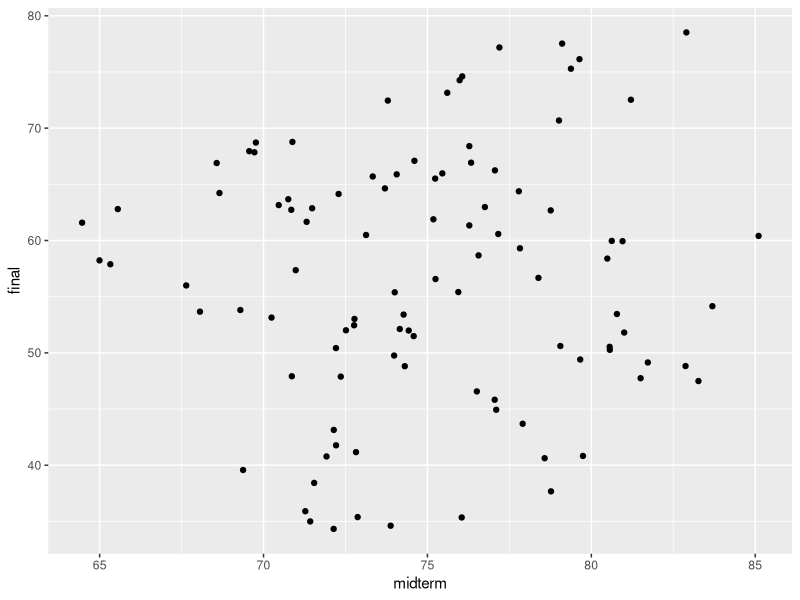
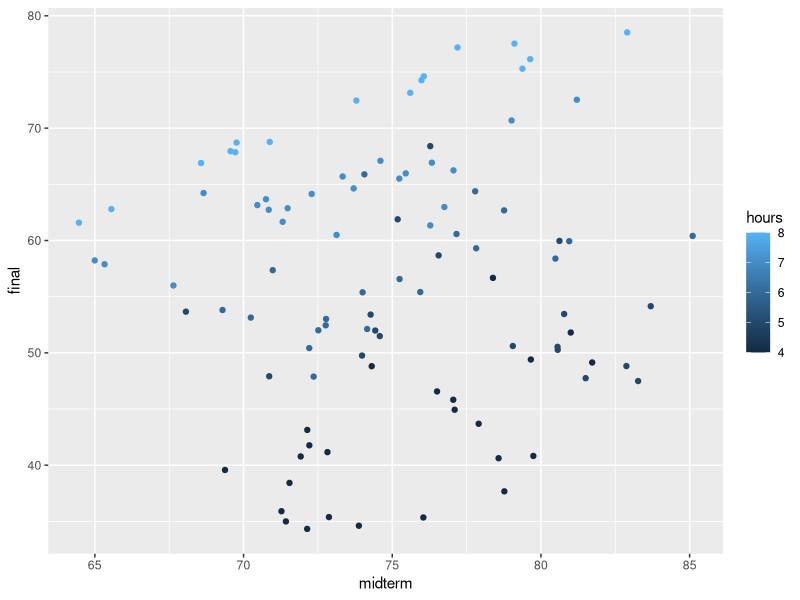
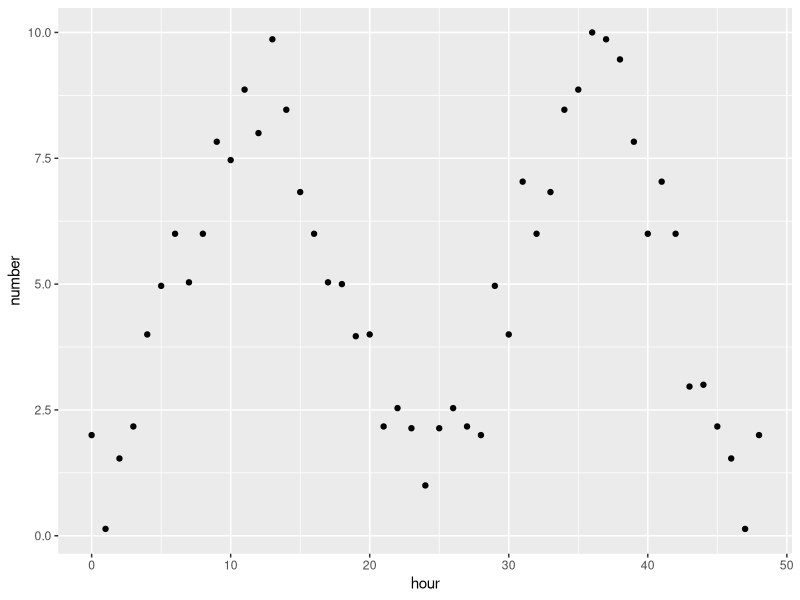
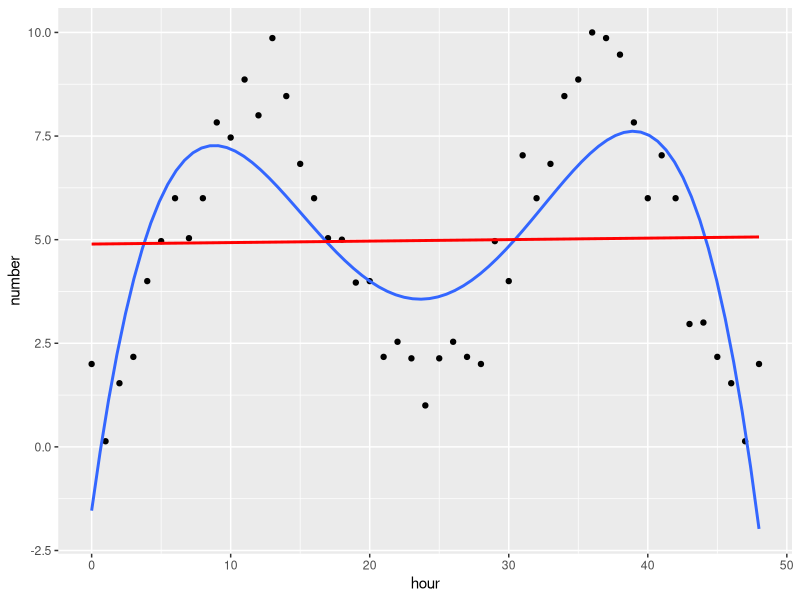
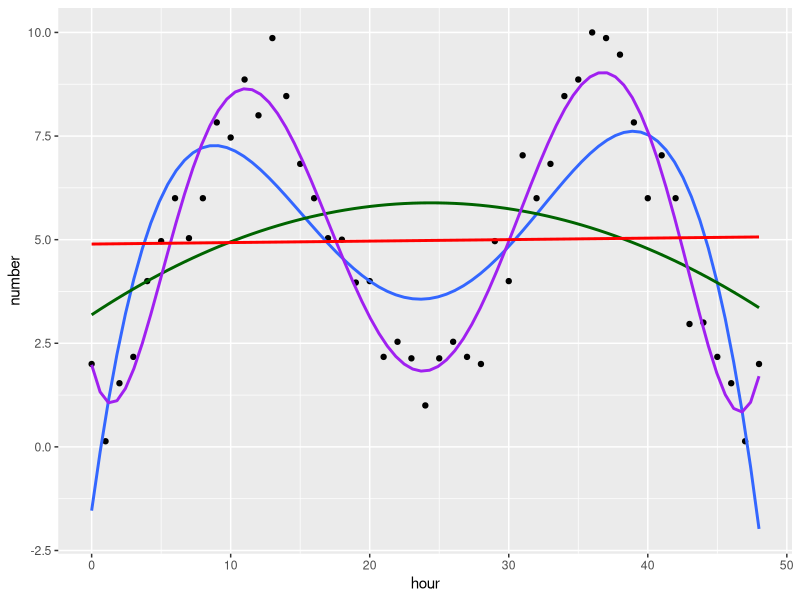

These charts were generated, in order, by the following R code:
## ---- chunk 1
knitr::opts_chunk$set(echo = TRUE)
library(tidyverse)
## ---- chunk 2
midterm<-rnorm(100, 75, 5)
hours<-sample(c(4:8), 100, replace = T)
final<-midterm[1]*(1 - .05*(9-hours[1]))+ rnorm(1, mean = 0, sd = (9-hours[1]))+5
for (i in 2:100){
  final <- c(final,5+ midterm[i]*(1 - .1*(9-hours[i])) + rnorm(1, 0, sd = (9-hours[i])))
}
Exam<-data.frame(midterm, hours, final)
## ---- chunk 3
exam_mod<-lm(final ~ midterm + hours, data = Exam)
summary(exam_mod)
## ---- chunk 4
Exam %>% ggplot(aes(x = midterm, y = final ))+geom_point()
## ---- chunk 5
Exam %>% ggplot(aes(x = midterm, y = final, color = hours ))+geom_point()
## ---- chunk 6
exam_mod_int<-lm(final ~ midterm + hours + midterm:hours, data = Exam)
summary(exam_mod_int)
## ---- chunk 7
hour<-0:48
base<--4*cos(hour*2*pi/24)+5
number <- base + sample(-1:1, 49, replace = T)
emails<-data.frame(hour, number)
## ---- chunk 8
ggplot(emails, aes( x = hour, y = number)) +geom_point()
## ---- chunk 9
ggplot(emails, aes( x = hour, y = number)) +geom_point() +
  geom_smooth(method = "lm", se = F, formula = y ~ poly(x, 4 )) +
  geom_smooth(method = "lm", se = F, color = "red")
## ---- chunk 10
ggplot(emails, aes( x = hour, y = number)) +geom_point() +
  geom_smooth(method = "lm", se = F, formula = y ~ poly(x, 4 )) +
  geom_smooth(method = "lm", se = F, formula = y ~ poly(x, 2 ), color = "darkgreen") +
  geom_smooth(method = "lm", se = F, formula = y ~ poly(x, 6), color = "purple") +
  geom_smooth(method = "lm", se = F, color = "red")
## ---- chunk 11
emails_mod<-lm(number ~ poly(hour, degree = 4), data = emails)
summary(emails_mod)
